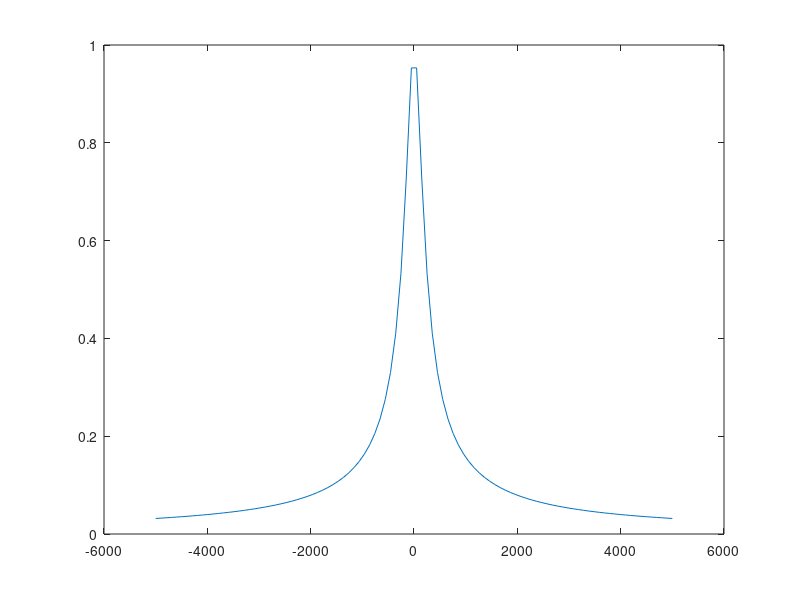

Here is the MATLAB script that generated this plot:
clear all

% Frequency Axis
f = linspace(-5000,5000);
% Frequency Response
h_f = (1./(((.002i*pi*f) + 1)));
% Magnitude and Phase
mag_h_f = abs(h_f);
phase_h_f = angle(h_f);
% Plot |H(f)|
figure(1)
plot(f,mag_h_f)